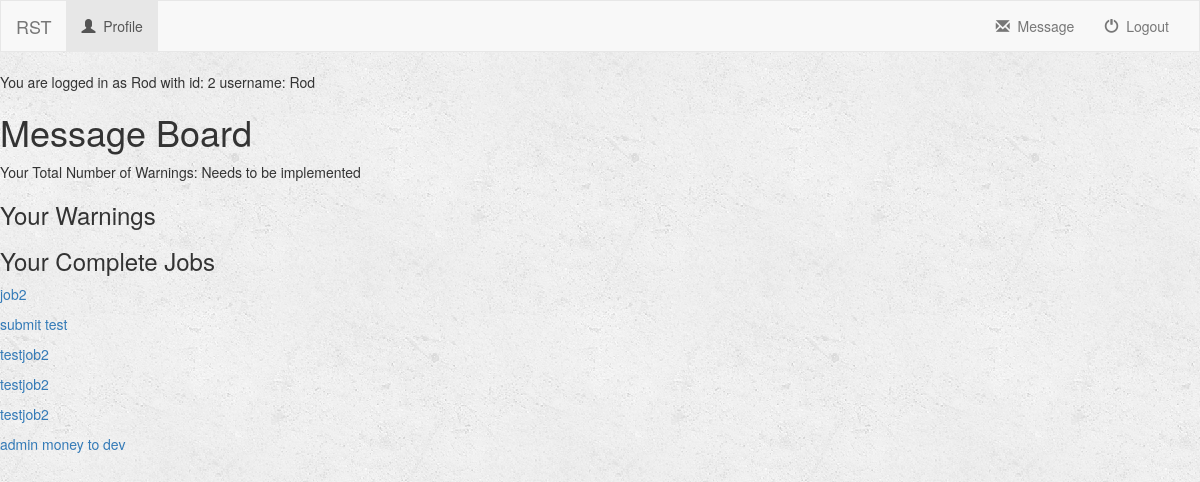
/turk/profile/2/message/ (signed in), run on the app's committed database.
### turk/models.py (models this page shows, shortened)
class Profile(models.Model):
    user = models.OneToOneField(User, on_delete=models.CASCADE, default=1)
    name = models.CharField(max_length=250)
    age = models.IntegerField(default=0)
    GENDER_CHOICES = (
        ('Male', 'Male'),
        ('Female', 'Female')
    )
    gender = models.CharField(max_length=6, choices=GENDER_CHOICES, default='Male')
    email = models.CharField(max_length=250)
    resume = models.FileField()
    sample_work_or_bussiness_credential = models.FileField()
    RATING_CHOICES=(
        (1, 1),
        (2, 2),
        (3, 3),
        (4, 4),
        (5, 5),
    )
    rating = models.FloatField(choices=RATING_CHOICES, default=5)
    average_rating = models.FloatField(default=0)       # average of rating RECEIVED by others
    rating_count = models.IntegerField(default=0)       # count of rating RECEIVED by others
    total_rating = models.FloatField(default=0)         # total rating RECEIVED by others
    avg_give_rating = models.FloatField(default=0)      # average of rating GIVEN to others
    total_give_rating = models.FloatField(default=0)    # total of rating GIVEN to others
    total_give_count = models.FloatField(default=0)     # count of rating GIVEN to others
    money = models.FloatField(default=0)
    POSITION_CHOICES=(
        ('Temporary', 'Temporary'),
        ('Client', 'Client'),
        ('Developer', 'Developer'),
    )
    position = models.CharField(max_length=9, choices=POSITION_CHOICES, default='Temporary')
    profile_picture = models.ImageField(default='default.png')
    interest = models.TextField()
    isBlackListed = models.BooleanField(default=False)
    INTEREST_CHOICES=(
        ('Being Human', 'Being Human'),
        ('Software Development', 'Software Development'),
        ('Video Games', 'Video Games'),
        ('Social Media', 'Social Media'),
        ('Food', 'Food'),
        ('Party', 'Party'),
        ('Entrepreneurship', 'Entrepreneurship'),
        ('Money', 'Money'),
    )
    interest = MultiSelectField(choices=INTEREST_CHOICES, default="Being Human")
    honor_Early_Bird = models.BooleanField(default=False)
    honor_Hard_Worker = models.BooleanField(default=False)
    honor_MILLIONAIRE = models.BooleanField(default=False)
    honor_Job_Supplier = models.BooleanField(default=False)
    honor_Veteran = models.BooleanField(default=False)
    honor_toohardman = models.BooleanField(default=False)
    honor_Cold_Headed_Tim = models.BooleanField(default=False)
    honor_Novice = models.BooleanField(default=True)
    honor_Normie = models.BooleanField(default=False)
    honor_General = models.BooleanField(default=False)
    honor_Lurker = models.BooleanField(default=False)
    num_early = models.IntegerField(default=0)      # number of time dev delivered early
    money_earned = models.FloatField(default=0)     # amount of money dev made
    num_post = models.IntegerField(default=0)       # number of total posts client posted
    num_post_ex = models.IntegerField(default=0)    # number of expired posts client posted
    acc_created = models.DateTimeField(default=datetime.now())   # date of when acc made
    warn_poor = models.BooleanField(default=False)  # avg rating <=2 for >=5 projects
    warn_eval = models.BooleanField(default=False)  # avg rating to others <2 or >4 for >=8 projects
    warn_final = models.BooleanField(default=False) # final warning, next login = gg

class JobSubmission(models.Model):
    developer = models.ForeignKey(User, on_delete=models.CASCADE, default=1)
    job = models.ForeignKey(Job, on_delete=models.CASCADE, default=1)
    submission = models.TextField()
    RATING_CHOICES = (
        (1, 1),
        (2, 2),
        (3, 3),
        (4, 4),
        (5, 5),
    )
    rating = models.FloatField(choices=RATING_CHOICES, default=5)
    reason = models.TextField()
    def __str__(self):
        return self.submission

class Job(models.Model):
    user = models.ForeignKey(User, on_delete=models.CASCADE, default=1)
    job_title = models.CharField(max_length=250)
    job_description = models.TextField()
    job_price = models.FloatField(default=0)
    is_complete = models.BooleanField(default=False) # job submitted
    is_late = models.BooleanField(default=False)
    is_rated = models.BooleanField(default=False)
    is_open = models.BooleanField(default=True) # Job is still open for bid
    lowest_bid = models.FloatField(validators=[MinValueValidator(0), MaxValueValidator(100)], default=0)
    bid_deadline = models.DateTimeField(default=datetime.now()+timedelta(7))
    job_deadline = models.DateTimeField(default=datetime.now()+timedelta(21))

### turk/views.py (the view)
# urls.py: url(r'^profile/(?P<user_id>[0-9]+)/message/$', views.message, name='message'),
def message(request, user_id):
    user = get_object_or_404(User, pk=user_id)
    if request.user.profile.position == "Client":
        jobs = Job.objects.filter(user=user).filter(is_complete=True)
    if request.user.profile.position == "Developer":
        jobs = JobSubmission.objects.filter(developer=user)
    print(jobs)
    context = {
        'user': user,
        'jobs': jobs,
    }
    return render(request, 'turk/message.html', context)

### turk/templates/turk/message.html (shortened to what this page needs)
{% extends 'turk/base.html' %}
{% block body %}
<h1>Message Board</h1>
<p>Your Total Number of Warnings: Needs to be implemented</p>
<h3>Your Warnings</h3>
<h3>Your Complete Jobs</h3>
{% if request.user.profile.position == "Developer" %}
    {% for job in jobs %}
        <p><a href="#">{{job.job.job_title}}</a></p>
    {% endfor %}
{% endif %}
{% endblock %}

### turk/templates/turk/base.html (shortened to what this page needs)
<!DOCTYPE html>
<html lang="en">
<head>
    {% load staticfiles %}
    <link rel="stylesheet" href="https://maxcdn.bootstrapcdn.com/bootstrap/3.3.7/css/bootstrap.min.css">
    <link rel="stylesheet" type="text/css" href="{% static 'turk/style.css' %}" />
</head>
<body>
<nav class="navbar navbar-default">
    <div class="container-fluid">
        <div class = "navbar-header">
            <a class="navbar-brand" href ="{% url 'turk:index' %}">RST</a>
        </div>
        <div class="collapse navbar-collapse" id="topNavBar">
            {% if request.user.is_authenticated %}
                <ul class="nav navbar-nav">
                    <li class="active">
                        <a href="{% url 'turk:detail' request.user.id %}">
                            <span class="glyphicon glyphicon-user" aria-hidden="true"></span>&nbsp;
                            Profile
                        </a>
                    </li>
                </ul>
            {% endif %}
            {% if request.user.is_authenticated %}
                <ul class="nav navbar-nav navbar-right">
                    <li class="">
                        <a href="{% url 'turk:logout_user' %}">
                            <span class ="glyphicon glyphicon-off" aria-hidden="true"></span>&nbsp; Logout
                        </a>
                    </li>
                </ul>
                <ul class="nav navbar-nav navbar-right">
                    <li class="">
                        <a href="{% url 'turk:message' request.user.id %}">
                            <span class="glyphicon glyphicon-envelope" aria-hidden="true"></span>&nbsp;
                            Message
                        </a>
                    </li>
                </ul>
            {% endif %}
        </div>
    </div>
</nav>
{% if request.user.is_authenticated %}
    You are logged in as {{ request.user.profile.name }} with id: {{request.user.id}} username: {{request.user.username}}
{% endif %}
{% block body %}
{% endblock %}
</body>
</html>

### turk/static/turk/style.css (style rules this page uses)
body { background: white url("images/background.png"); }
.navbar { border-radius: 0; }

### data on the page
JobSubmission: job.job_title "job2"
JobSubmission: job.job_title "submit test"
JobSubmission: job.job_title "testjob2"
JobSubmission: job.job_title "testjob2"
JobSubmission: job.job_title "testjob2"
JobSubmission: job.job_title "admin money to dev"

### other printed values
{{ request.user.profile.name }} "Rod"
{{ request.user.id }} "2"
{{ request.user.username }} "Rod"
